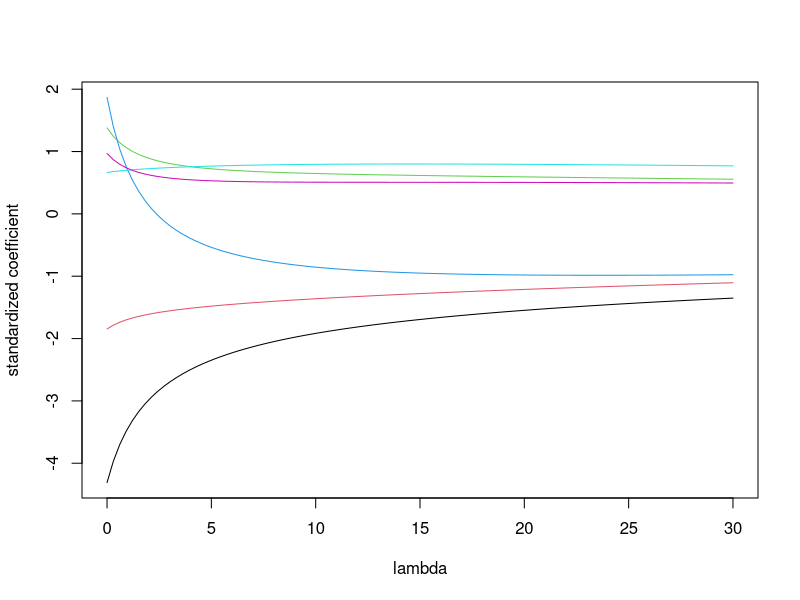
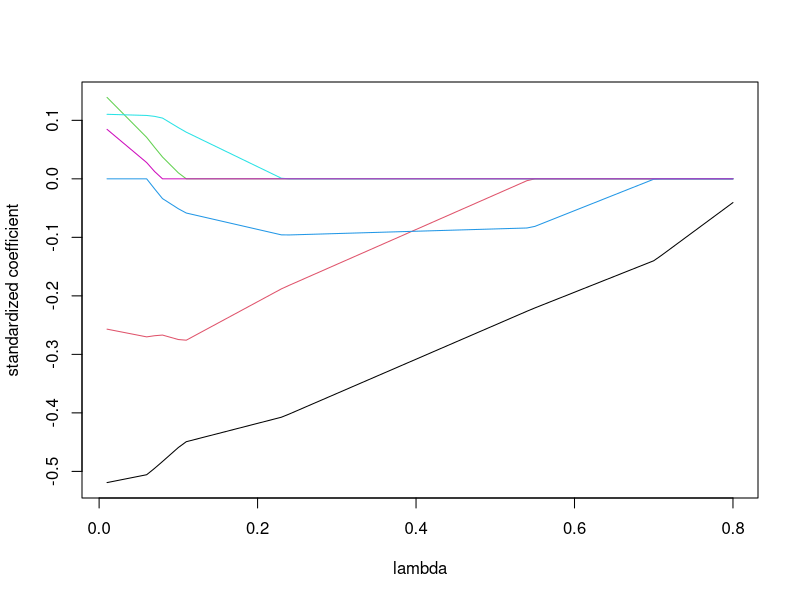

These charts were generated, in order, by the following R code:
# STAT452 Chapter 3: Ridge, LASSO, Cross-Validation, and Variable Selection
# Built-in mtcars data; base R and MASS are used.

data(mtcars)
cars <- mtcars
X <- scale(as.matrix(cars[, c("wt","hp","qsec","disp","drat","gear")]))
y <- cars$mpg

# 1. OLS baseline and collinearity.
ols <- lm(mpg ~ wt + hp + qsec + disp + drat + gear, data=cars)
summary(ols)
cor(cars[, c("wt","hp","qsec","disp","drat","gear")])

# 2. Ridge regression. MASS::lm.ridge uses standardized predictors.
library(MASS)
lambda_grid <- seq(0, 30, length.out=100)
ridge_path <- lm.ridge(mpg ~ wt + hp + qsec + disp + drat + gear,
                       data=cars, lambda=lambda_grid)
matplot(lambda_grid, t(ridge_path$coef), type="l", lty=1,
        xlab="lambda", ylab="standardized coefficient")
select_lambda <- lambda_grid[which.min(ridge_path$GCV)]
select_lambda
coef(ridge_path)[which.min(ridge_path$GCV), ]

# 3. A small from-scratch LASSO coordinate-descent solver.
lasso_cd <- function(X, y, lambda, maxit=5000, tol=1e-8) {
  X <- scale(X); y <- as.numeric(scale(y))
  beta <- numeric(ncol(X))
  soft <- function(z, g) sign(z)*max(abs(z)-g, 0)
  for (iter in seq_len(maxit)) {
    old <- beta
    for (j in seq_along(beta)) {
      r <- y - X %*% beta + X[,j] * beta[j]
      beta[j] <- soft(sum(X[,j] * r) / nrow(X), lambda)
    }
    if (max(abs(beta-old)) < tol) break
  }
  beta
}
lasso_grid <- seq(0.01, 0.8, length.out=80)
lasso_coefs <- sapply(lasso_grid, function(lam) lasso_cd(X, y, lam))
matplot(lasso_grid, t(lasso_coefs), type="l", lty=1,
        xlab="lambda", ylab="standardized coefficient")

# 4. Compare subset models with AIC and BIC.
full <- lm(mpg ~ wt + hp + qsec + disp + drat + gear, data=cars)
aic_model <- step(full, direction="both", trace=0)
bic_model <- step(full, direction="both", k=log(nrow(cars)), trace=0)
formula(aic_model); formula(bic_model)

# 5. Five-fold cross-validation.
set.seed(452)
fold <- sample(rep(1:5, length.out=nrow(cars)))
cv_mse <- function(formula, data, fold) {
  mean(sapply(sort(unique(fold)), function(k) {
    fit <- lm(formula, data=data[fold != k,])
    mean((data$mpg[fold == k] - predict(fit, data[fold == k,]))^2)
  }))
}
cv_mse(mpg ~ wt, cars, fold)
cv_mse(mpg ~ wt + hp + qsec + disp + drat + gear, cars, fold)
